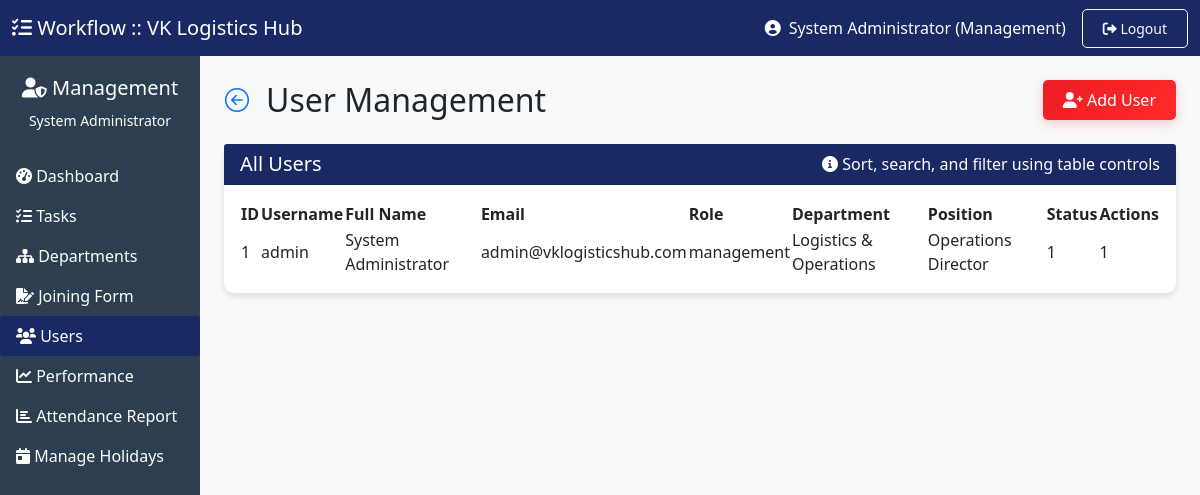
The page /dashboard/management/users.php (signed in) on the database its author committed.
### tables this page shows
CREATE TABLE IF NOT EXISTS `users` (
  `id` INT AUTO_INCREMENT PRIMARY KEY,
  `username` VARCHAR(50) NOT NULL UNIQUE,
  `email` VARCHAR(100) NOT NULL UNIQUE,
  `password` VARCHAR(255) NOT NULL,
  `full_name` VARCHAR(100) NOT NULL,
  `role` ENUM('management', 'hod', 'employee') NOT NULL,
  `department_id` INT NULL,
  `position` VARCHAR(100) NULL,
  `is_active` TINYINT(1) DEFAULT 1,
  `last_login` DATETIME NULL,
  `created_at` TIMESTAMP DEFAULT CURRENT_TIMESTAMP,
  INDEX (`department_id`),
  INDEX (`role`),
  INDEX (`is_active`)
);

CREATE TABLE IF NOT EXISTS `departments` (
  `id` INT AUTO_INCREMENT PRIMARY KEY,
  `name` VARCHAR(100) NOT NULL UNIQUE,
  `description` TEXT NULL,
  `created_by` INT NULL,
  `created_at` TIMESTAMP DEFAULT CURRENT_TIMESTAMP
);

### dashboard/management/users.php (the view, shortened to what this page needs)
<?php
require_once __DIR__ . '/../../config.php';
$user_name = $_SESSION['full_name'];
try {
    $db = getDB();
} catch(Exception $e) {
    die("Database connection failed. Please check your database setup.");
}
$users = [];
try {
    $stmt = $db->query("SELECT u.*, d.name as department_name FROM users u LEFT JOIN departments d ON u.department_id = d.id ORDER BY u.full_name");
    $users = $stmt->fetchAll();
} catch(Exception $e) {
    $message = "Error loading data: " . $e->getMessage();
    $message_type = "danger";
}
?>
<!DOCTYPE html>
<html lang="en">
<head>
    <link href="https://cdn.jsdelivr.net/npm/bootstrap@5.1.3/dist/css/bootstrap.min.css" rel="stylesheet">
    <link rel="stylesheet" href="https://cdnjs.cloudflare.com/ajax/libs/font-awesome/6.0.0/css/all.min.css">
    <link rel="stylesheet" href="https://unpkg.com/bootstrap-table@1.22.1/dist/bootstrap-table.min.css">
<link rel="stylesheet" href="https://cdn.jsdelivr.net/npm/bootstrap-icons@1.11.1/font/bootstrap-icons.css">
    <link href="../../assets/css/style.css" rel="stylesheet">
</head>
<body style="background-color: #f8f9fa;">
    <nav class="navbar navbar-light bg-primary sticky-top">
        <div class="container-fluid">
            <a class="navbar-brand text-white" href="index.php">
                <i class="fas fa-tasks"></i> Workflow :: VK Logistics Hub
            </a>
            <div class="d-flex align-items-center text-white">
                <i class="fas fa-user-circle me-2"></i>
                <?php echo $user_name; ?> (Management)
                <a href="../../auth/logout.php" class="btn btn-outline-light btn-sm ms-3">
                    <i class="fas fa-sign-out-alt"></i> Logout
                </a>
            </div>
        </div>
    </nav>
    <div class="container-fluid">
        <div class="row">
            <div class="col-md-3 col-lg-2 px-0 sidebar-custom" style="background: #2c3e50; min-height: calc(100vh - 56px); color: white; padding-top: 20px;">
                <div class="text-center mb-4">
                    <h5><i class="fas fa-user-shield"></i> Management</h5>
                    <small><?php echo $user_name; ?></small>
                </div>
<ul class="nav flex-column d-none d-md-block">
    <li class="nav-item"><a class="nav-link text-white" href="index.php"><i class="fas fa-tachometer-alt"></i> Dashboard</a></li>
    <li class="nav-item"><a class="nav-link text-white" href="tasks.php"><i class="fas fa-tasks"></i> Tasks</a></li>
    <li class="nav-item"><a class="nav-link text-white" href="departments.php"><i class="fas fa-sitemap"></i> Departments</a></li>
    <li class="nav-item"><a class="nav-link text-white" href="joining_applications.php"><i class="fas fa-file-signature"></i> Joining Form</a></li>
    <li class="nav-item"><a class="nav-link text-white active bg-primary rounded" href="users.php"><i class="fas fa-users"></i> Users</a></li>
    <li class="nav-item"><a class="nav-link text-white" href="performance.php"><i class="fas fa-chart-line"></i> Performance</a></li>
<li class="nav-item"><a class="nav-link text-white" href="admin_attendance_report.php"><i class="fas fa-chart-bar"></i> Attendance Report</a></li>
               <li class="nav-item"><a class="nav-link text-white" href="manage_holidays.php"><i class="fas fa-calendar-day"></i> Manage Holidays</a></li>
</ul>
            </div>
            <main class="col-md-9 ms-sm-auto col-lg-10 px-md-4 py-4">
                <div class="d-flex justify-content-between align-items-center mb-4">
    <div class="d-flex align-items-center">
        <a href="index.php" class="btn btn-link p-0 me-3 fs-4 text-primary">
            <i class="bi bi-arrow-left-circle"></i>
        </a>
        <h1 class="h2 mb-0">User Management</h1>
    </div>
    <button class="btn btn-book-now" data-bs-toggle="modal" data-bs-target="#createUserModal">
        <i class="fas fa-user-plus"></i> Add User
    </button>
</div>
                <div class="card">
                    <div class="card-header bg-primary text-white d-flex justify-content-between align-items-center">
                        <h5 class="mb-0">All Users</h5>
                        <div class="text-white">
                            <i class="fas fa-info-circle"></i> Sort, search, and filter using table controls
                        </div>
                    </div>
                    <div class="card-body">
                        <table id="usersTable"
                               data-toggle="table"
                               data-search="true"
                               data-show-search-clear-button="true"
                               data-search-align="left"
                               data-pagination="true"
                               data-page-list="[10, 25, 50, 100, all]"
                               data-show-columns="true"
                               data-show-refresh="true"
                               data-show-export="true"
                               data-buttons-class="primary"
                               data-show-fullscreen="true"
                               data-sortable="true"
                               data-sort-class="table-active"
                               data-page-size="10"
                               class="table-hover">
                            <thead>
                                <tr>
                                    <th data-field="id" data-sortable="true" data-width="80">ID</th>
                                    <th data-field="username" data-sortable="true">Username</th>
                                    <th data-field="full_name" data-sortable="true">Full Name</th>
                                    <th data-field="email" data-sortable="true">Email</th>
                                    <th data-field="role" data-sortable="true" data-formatter="roleFormatter">Role</th>
                                    <th data-field="department" data-sortable="true">Department</th>
                                    <th data-field="position" data-sortable="true">Position</th>
                                    <th data-field="status" data-sortable="true" data-formatter="statusFormatter" data-width="100">Status</th>
                                    <th data-field="actions" data-formatter="actionsFormatter" data-align="center" data-width="150">Actions</th>
                                </tr>
                            </thead>
                            <tbody>
                                <?php foreach($users as $user): ?>
                                <tr>
                                    <td><?php echo $user['id']; ?></td>
                                    <td><?php echo htmlspecialchars($user['username']); ?></td>
                                    <td><?php echo htmlspecialchars($user['full_name']); ?></td>
                                    <td><?php echo htmlspecialchars($user['email']); ?></td>
                                    <td><?php echo $user['role']; ?></td>
                                    <td><?php echo $user['department_name'] ?? 'N/A'; ?></td>
                                    <td><?php echo htmlspecialchars($user['position'] ?? '-'); ?></td>
                                    <td><?php echo $user['is_active']; ?></td>
                                    <td><?php echo $user['id']; ?></td>
                                </tr>
                                <?php endforeach; ?>
                            </tbody>
                        </table>
                    </div>
                </div>
            </main>
        </div>
    </div>
</body>
</html>

### assets/css/style.css (style rules this page uses)
body { background-color: #f8f9fa; font-family: 'Segoe UI', Tahoma, Geneva, Verdana, sans-serif; }
.bg-primary { background-color: #192964 !important; }
.btn-book-now { background: linear-gradient(135deg, #ed1d24 0%, #ff2a2a 100%); color: white; border: none; padding: 10px 20px; border-radius: 5px; font-weight: 600; transition: all 0.3s ease; box-shadow: 0 4px 12px rgba(237, 29, 36, 0.2); }
.card { border: none; border-radius: 10px; box-shadow: 0 4px 6px rgba(0,0,0,0.1); margin-bottom: 20px; transition: transform 0.3s; }
.btn { border-radius: 5px; padding: 8px 20px; font-weight: 500; }

### rows shown on the page
users: id "1", username "admin", full_name "System Administrator", email "admin@vklogisticshub.com", role "management", department.name "Logistics & Operations", position "Operations Director", is_active "1"

### other values the page prints
$user_name "System Administrator"
